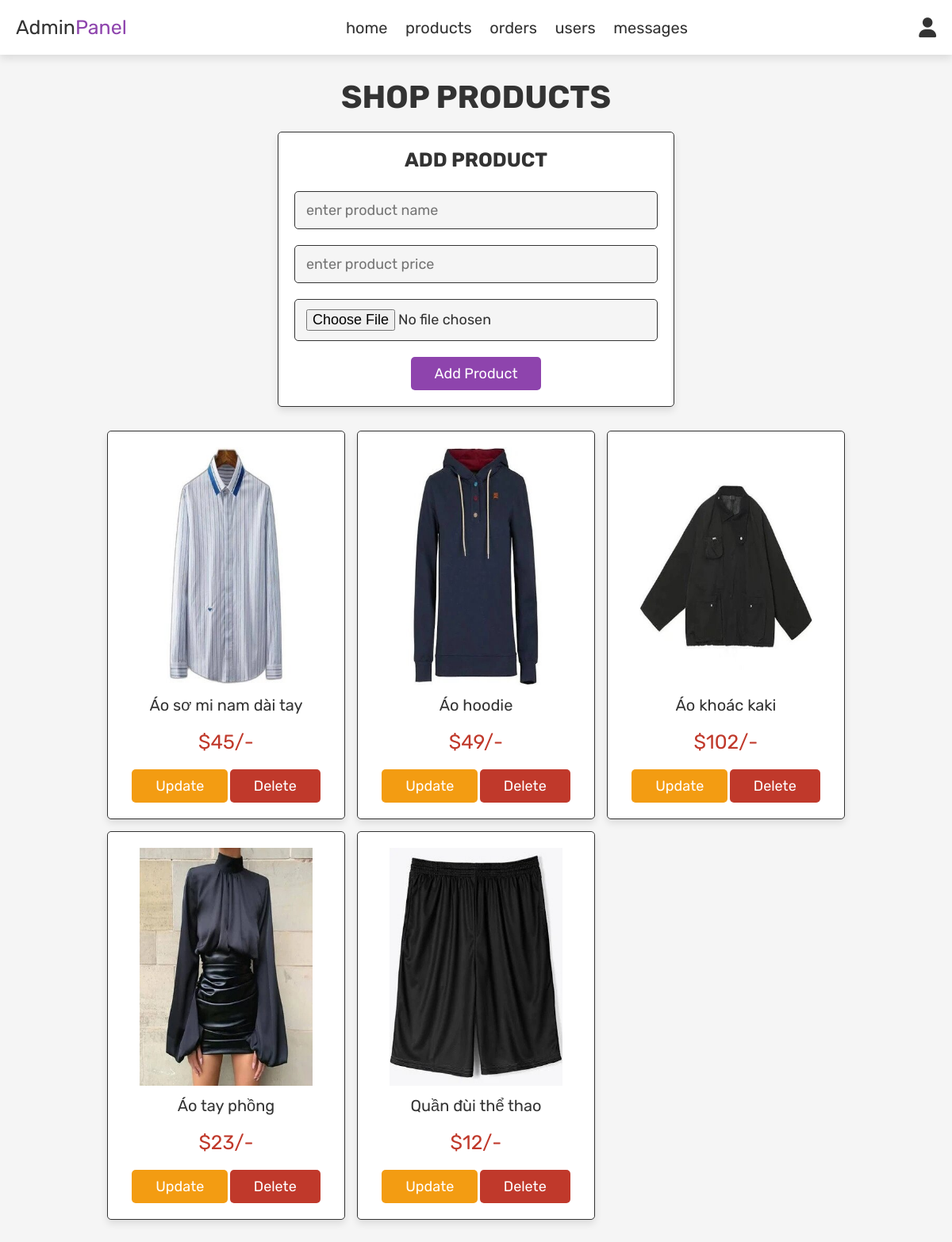
/admin_products.php (signed in), run on the app's committed database.
### tables this page shows
CREATE TABLE `products` (
  `id` int(100) NOT NULL,
  `name` varchar(100) NOT NULL,
  `price` int(100) NOT NULL,
  `image` varchar(100) NOT NULL
);

### admin_products.php (the view, shortened to what this page needs)
<?php
include 'config.php';
?>
<!DOCTYPE html>
<html lang="en">
<head>
   <link rel="stylesheet" href="https://cdnjs.cloudflare.com/ajax/libs/font-awesome/6.0.0/css/all.min.css">
   <link rel="stylesheet" href="css/admin_style.css">
</head>
<body>
<?php include 'admin_header.php'; ?>
<section class="add-products">
   <h1 class="title">shop products</h1>
   <form action="" method="post" enctype="multipart/form-data">
      <h3>add product</h3>
      <input type="text" name="name" class="box" placeholder="enter product name" required>
      <input type="number" min="0" name="price" class="box" placeholder="enter product price" required>
      <input type="file" name="image" accept="image/jpg, image/jpeg, image/png" class="box" required>
      <input type="submit" value="add product" name="add_product" class="btn">
   </form>
</section>
<section class="show-products">
   <div class="box-container">
      <?php
         $select_products = mysqli_query($conn, "SELECT * FROM `products`") or die('query failed');
         if(mysqli_num_rows($select_products) > 0){
            while($fetch_products = mysqli_fetch_assoc($select_products)){
      ?>
      <div class="box">
         <img src="uploaded_img/<?php echo $fetch_products['image']; ?>" alt="">
         <div class="name"><?php echo $fetch_products['name']; ?></div>
         <div class="price">$<?php echo $fetch_products['price']; ?>/-</div>
         <a href="admin_products.php?update=<?php echo $fetch_products['id']; ?>" class="option-btn">update</a>
         <a href="admin_products.php?delete=<?php echo $fetch_products['id']; ?>" class="delete-btn" onclick="return confirm('delete this product?');">delete</a>
      </div>
      <?php
         }
      }else{
         echo '<p class="empty">no products added yet!</p>';
      }
      ?>
   </div>
</section>
</body>
</html>

### css/admin_style.css (style rules this page uses)
:root { --purple:#8e44ad; --red:#c0392b; --orange:#f39c12; --black:#333; --white:#fff; --light-color:#666; --light-white:#ccc; --light-bg:#f5f5f5; --border:.1rem solid var(--black); --box-shadow:0 .5rem 1rem rgba(0,0,0,.1); }
* { font-family: 'Rubik', sans-serif; margin:0; padding:0; box-sizing: border-box; outline: none; border:none; text-decoration: none; transition:all .2s linear; }
html { font-size: 62.5%; overflow-x: hidden; }
body { background-color: var(--light-bg); }
section { padding:3rem 2rem; }
.title { text-align: center; margin-bottom: 2rem; text-transform: uppercase; color:var(--black); font-size: 4rem; }
.btn, .option-btn, .delete-btn, .white-btn { display: inline-block; margin-top: 1rem; padding:1rem 3rem; cursor: pointer; color:var(--white); font-size: 1.8rem; border-radius: .5rem; text-transform: capitalize; }
.white-btn, .btn { background-color: var(--purple); }
.option-btn { background-color: var(--orange); }
.delete-btn { background-color: var(--red); }
.add-products form { background-color: var(--white); border-radius: .5rem; padding:2rem; text-align: center; box-shadow: var(--box-shadow); border:var(--border); max-width: 50rem; margin:0 auto; }
.add-products form h3 { font-size: 2.5rem; text-transform: uppercase; color:var(--black); margin-bottom: 1.5rem; }
.add-products form .box { width: 100%; background-color: var(--light-bg); border-radius: .5rem; margin:1rem 0; padding:1.2rem 1.4rem; color:var(--black); font-size: 1.8rem; border:var(--border); }
.show-products .box-container { display: grid; grid-template-columns: repeat(auto-fit, 30rem); justify-content: center; gap:1.5rem; max-width: 1200px; margin:0 auto; align-items: flex-start; }
.show-products { padding-top: 0; }
.show-products .box-container .box { text-align: center; padding:2rem; border-radius: .5rem; border:var(--border); box-shadow: var(--box-shadow); background-color: var(--white); }
.show-products .box-container .box img { height: 30rem; }
.show-products .box-container .box .name { padding:1rem 0; font-size: 2rem; color:var(--black); }
.show-products .box-container .box .price { padding:1rem 0; font-size: 2.5rem; color:var(--red); }

### data on the page
products: image (picture), name "Áo sơ mi nam dài tay", price "45"
products: image (picture), name "Áo hoodie", price "49"
products: image (picture), name "Áo khoác kaki", price "102"
products: image (picture), name "Áo tay phồng", price "23"
products: image (picture), name "Quần đùi thể thao", price "12"
